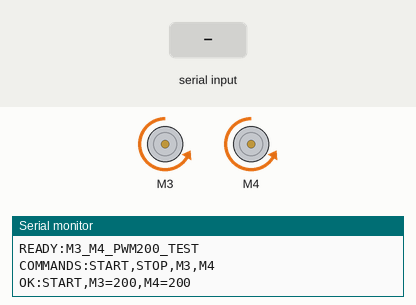
This sketch was run on a simulated Arduino Mega 2560, built with avr-gcc and run on an emulated ATmega2560. Parts: 2 × DC motor (green arrow = forward, orange = backward, longer = faster), the last lines printed to the serial monitor. The test bench sets the inputs (shaded band).

Above: at 1.2 s.
1.3 s: "M3\n" received over Serial
At 2.5 s:
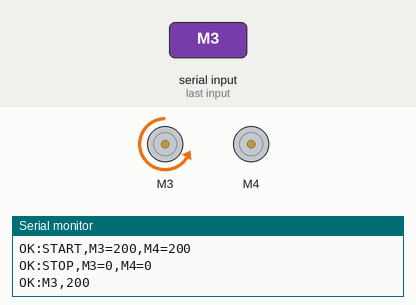
2.8 s: "M4\n" received over Serial
At 3.7 s:
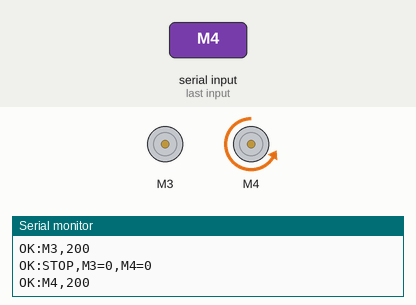
4.3 s: "STOP\n" received over Serial
At 4.9 s:
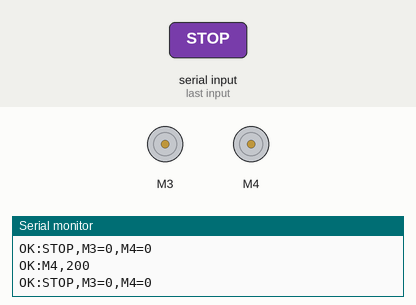
5.8 s: "START\n" received over Serial
At 7.2 s:
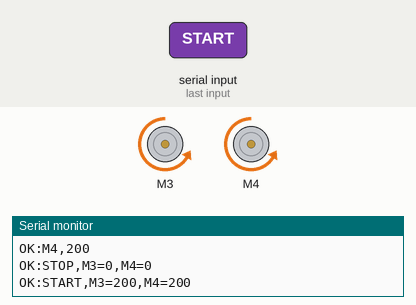
Timing chart, 0 to 8.3 s (numbered marks = the images above; inputs shaded):
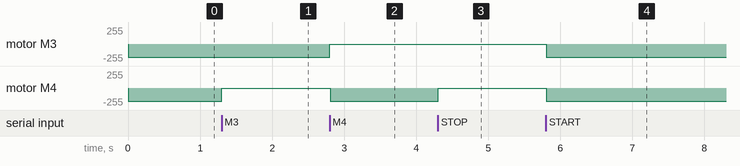

The sketch:

m3_m4_pwm200_test.ino
```cpp
/*
  Temporary M3 + M4 PWM 200 test

  Hardware:
    Arduino Mega + Motor Shield V1 / L293D
    M3 motor on shield output M3
    M4 motor on shield output M4

  Serial monitor: 9600 baud, Newline
    START  run M3 and M4
    STOP   stop both immediately
    M3     run M3 only
    M4     run M4 only
*/
#include <AFMotor.h>

// ================= Easy-to-adjust parameters =================
const uint8_t MOTOR_PWM = 200;       // 0..255
const uint8_t M3_DIRECTION = BACKWARD;
const uint8_t M4_DIRECTION = BACKWARD;
const bool AUTO_START = true;        // true: both run immediately after boot
// =============================================================

AF_DCMotor motorM3(3);
AF_DCMotor motorM4(4);

char commandBuffer[16];
uint8_t commandLength = 0;

void stopMotor(AF_DCMotor &motor) {
  motor.setSpeed(0);
  motor.run(RELEASE);
}

void stopBoth() {
  stopMotor(motorM3);
  stopMotor(motorM4);
  Serial.println(F("OK:STOP,M3=0,M4=0"));
}

void runM3() {
  motorM3.setSpeed(MOTOR_PWM);
  motorM3.run(M3_DIRECTION);
}

void runM4() {
  motorM4.setSpeed(MOTOR_PWM);
  motorM4.run(M4_DIRECTION);
}

void runBoth() {
  runM3();
  runM4();
  Serial.print(F("OK:START,M3="));
  Serial.print(MOTOR_PWM);
  Serial.print(F(",M4="));
  Serial.println(MOTOR_PWM);
}

void executeCommand(char *command) {
  for (char *cursor = command; *cursor != '\0'; ++cursor) {
    if (*cursor >= 'a' && *cursor <= 'z') {
      *cursor = *cursor - 'a' + 'A';
    }
  }

  if (strcmp(command, "START") == 0) {
    runBoth();
  } else if (strcmp(command, "STOP") == 0) {
    stopBoth();
  } else if (strcmp(command, "M3") == 0) {
    stopBoth();
    runM3();
    Serial.print(F("OK:M3,"));
    Serial.println(MOTOR_PWM);
  } else if (strcmp(command, "M4") == 0) {
    stopBoth();
    runM4();
    Serial.print(F("OK:M4,"));
    Serial.println(MOTOR_PWM);
  } else if (*command != '\0') {
    Serial.println(F("ERR:USE START,STOP,M3,M4"));
  }
}

void setup() {
  Serial.begin(9600);
  stopBoth();
  Serial.println(F("READY:M3_M4_PWM200_TEST"));
  Serial.println(F("COMMANDS:START,STOP,M3,M4"));

  if (AUTO_START) {
    runBoth();
  }
}

void loop() {
  while (Serial.available() > 0) {
    const char received = (char)Serial.read();
    if (received == '\n' || received == '\r') {
      if (commandLength > 0) {
        commandBuffer[commandLength] = '\0';
        executeCommand(commandBuffer);
        commandLength = 0;
      }
    } else if (commandLength < sizeof(commandBuffer) - 1) {
      commandBuffer[commandLength++] = received;
    } else {
      commandLength = 0;
      Serial.println(F("ERR:COMMAND_TOO_LONG"));
    }
  }
}
```

Measured:
- after the input at 1.3 s, motor M4: backward 200/255 → stopped at once
- after the input at 2.8 s, motor M3: backward 200/255 → stopped at once; motor M4: stopped → backward 200/255 at once
- after the input at 4.3 s, motor M4: backward 200/255 → stopped at once
- after the input at 5.8 s, motor M3, motor M4: stopped → backward 200/255 at once
